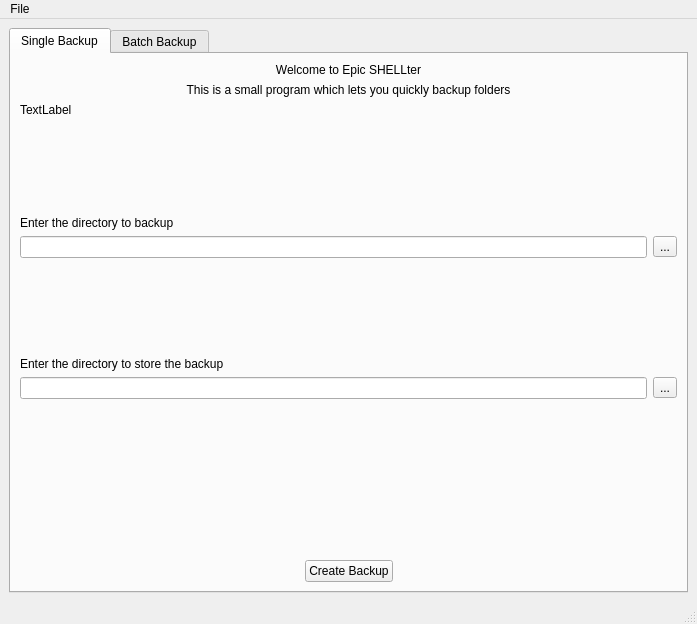
<?xml version="1.0" encoding="UTF-8"?>
<ui version="4.0">
 <class>MainWindow</class>
 <widget class="QMainWindow" name="MainWindow">
  <property name="geometry">
   <rect>
    <x>0</x>
    <y>0</y>
    <width>697</width>
    <height>624</height>
   </rect>
  </property>
  <property name="sizePolicy">
   <sizepolicy hsizetype="Expanding" vsizetype="Expanding">
    <horstretch>0</horstretch>
    <verstretch>0</verstretch>
   </sizepolicy>
  </property>
  <property name="windowTitle">
   <string>MainWindow</string>
  </property>
  <widget class="QWidget" name="centralwidget">
   <layout class="QVBoxLayout" name="verticalLayout_4">
    <item>
     <widget class="QTabWidget" name="tabWidget">
      <property name="sizePolicy">
       <sizepolicy hsizetype="Expanding" vsizetype="Expanding">
        <horstretch>0</horstretch>
        <verstretch>0</verstretch>
       </sizepolicy>
      </property>
      <property name="currentIndex">
       <number>0</number>
      </property>
      <widget class="QWidget" name="tab_3">
       <attribute name="title">
        <string>Single Backup</string>
       </attribute>
       <layout class="QVBoxLayout" name="verticalLayout_5">
        <item>
         <layout class="QVBoxLayout" name="verticalLayout_3">
          <item>
           <widget class="QLabel" name="label_3">
            <property name="text">
             <string>Welcome to Epic SHELLter</string>
            </property>
            <property name="alignment">
             <set>Qt::AlignCenter</set>
            </property>
           </widget>
          </item>
          <item>
           <widget class="QLabel" name="label_4">
            <property name="text">
             <string>This is a small program which lets you quickly backup folders</string>
            </property>
            <property name="alignment">
             <set>Qt::AlignCenter</set>
            </property>
           </widget>
          </item>
         </layout>
        </item>
        <item>
         <widget class="QLabel" name="lblLogo">
          <property name="text">
           <string>TextLabel</string>
          </property>
         </widget>
        </item>
        <item>
         <spacer name="verticalSpacer_3">
          <property name="orientation">
           <enum>Qt::Vertical</enum>
          </property>
          <property name="sizeHint" stdset="0">
           <size>
            <width>624</width>
            <height>39</height>
           </size>
          </property>
         </spacer>
        </item>
        <item>
         <layout class="QVBoxLayout" name="verticalLayout">
          <item>
           <widget class="QLabel" name="label">
            <property name="text">
             <string>Enter the directory to backup</string>
            </property>
           </widget>
          </item>
          <item>
           <layout class="QHBoxLayout" name="horizontalLayout">
            <item>
             <widget class="QLineEdit" name="txtBackupDir"/>
            </item>
            <item>
             <widget class="QToolButton" name="btnBackupDir">
              <property name="text">
               <string>...</string>
              </property>
             </widget>
            </item>
           </layout>
          </item>
         </layout>
        </item>
        <item>
         <spacer name="verticalSpacer">
          <property name="orientation">
           <enum>Qt::Vertical</enum>
          </property>
          <property name="sizeHint" stdset="0">
           <size>
            <width>624</width>
            <height>39</height>
           </size>
          </property>
         </spacer>
        </item>
        <item>
         <layout class="QVBoxLayout" name="verticalLayout_2">
          <item>
           <widget class="QLabel" name="label_2">
            <property name="text">
             <string>Enter the directory to store the backup</string>
            </property>
           </widget>
          </item>
          <item>
           <layout class="QHBoxLayout" name="horizontalLayout_2">
            <item>
             <widget class="QLineEdit" name="txtStoreDir"/>
            </item>
            <item>
             <widget class="QToolButton" name="btnStoreDir">
              <property name="text">
               <string>...</string>
              </property>
             </widget>
            </item>
           </layout>
          </item>
         </layout>
        </item>
        <item>
         <spacer name="verticalSpacer_2">
          <property name="orientation">
           <enum>Qt::Vertical</enum>
          </property>
          <property name="sizeHint" stdset="0">
           <size>
            <width>20</width>
            <height>155</height>
           </size>
          </property>
         </spacer>
        </item>
        <item>
         <layout class="QHBoxLayout" name="horizontalLayout_3">
          <item>
           <spacer name="horizontalSpacer">
            <property name="orientation">
             <enum>Qt::Horizontal</enum>
            </property>
            <property name="sizeHint" stdset="0">
             <size>
              <width>40</width>
              <height>20</height>
             </size>
            </property>
           </spacer>
          </item>
          <item>
           <widget class="QPushButton" name="btnCreateBackup">
            <property name="text">
             <string>Create Backup</string>
            </property>
           </widget>
          </item>
          <item>
           <spacer name="horizontalSpacer_2">
            <property name="orientation">
             <enum>Qt::Horizontal</enum>
            </property>
            <property name="sizeHint" stdset="0">
             <size>
              <width>40</width>
              <height>20</height>
             </size>
            </property>
           </spacer>
          </item>
         </layout>
        </item>
       </layout>
      </widget>
      <widget class="QWidget" name="tab_4">
       <attribute name="title">
        <string>Batch Backup</string>
       </attribute>
      </widget>
     </widget>
    </item>
   </layout>
  </widget>
  <widget class="QMenuBar" name="menubar">
   <property name="geometry">
    <rect>
     <x>0</x>
     <y>0</y>
     <width>697</width>
     <height>24</height>
    </rect>
   </property>
   <widget class="QMenu" name="menuFile">
    <property name="title">
     <string>File</string>
    </property>
    <addaction name="actionQuit"/>
   </widget>
   <addaction name="menuFile"/>
  </widget>
  <widget class="QStatusBar" name="statusbar"/>
  <action name="actionQuit">
   <property name="text">
    <string>&amp;Quit</string>
   </property>
  </action>
 </widget>
 <resources/>
 <connections/>
</ui>
